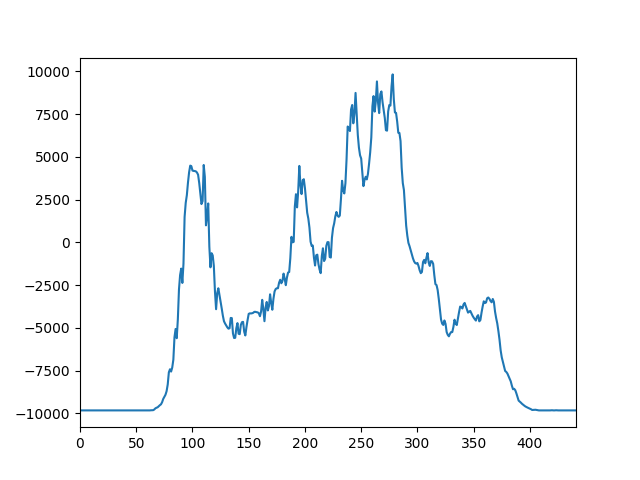
#> input picture Histgram/lena.png, 640 x 480 px
$ python Histgram.py lena.png
#> lines starting #> are read from the running program, lines starting #| are printed output that depends on the picture
import cv2
import numpy as np
from scipy.interpolate import interp1d
import wave
from matplotlib import pyplot as plt
import struct
import sys
import os.path

args = sys.argv
PICNAME = args[1]
name, ext = os.path.splitext(PICNAME)
'''
img = cv2.imread('muse.jpg')
color = ('b','g','r')
for i,col in enumerate(color):
    histr = cv2.calcHist([img],[i],None,[256],[0,256])
    plt.plot(histr,color = col)
    plt.xlim([0,256])
'''

img = cv2.imread(PICNAME,0)
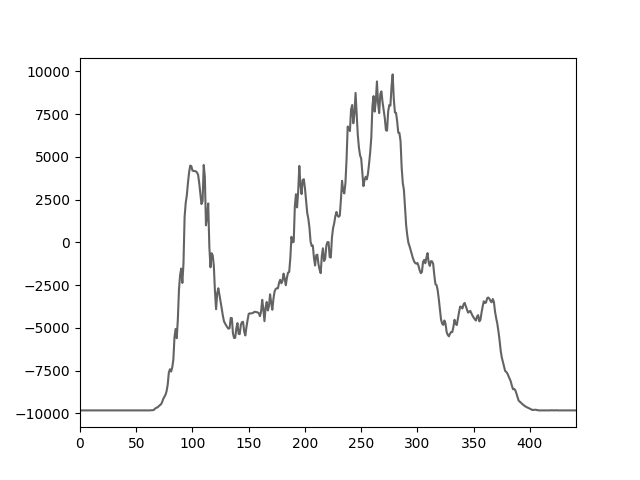
#> img: shape (480, 640); min 0, max 255, mean 249.3
height = img.shape[0]
#> height = 480
width = img.shape[1]
#> width = 640
pixel = height*width
#> pixel = 307200
data = []
datas = b''

hist = cv2.calcHist([img],[0],None,[256],[0,256]) #ndarray
#> hist = 256 values, max 291329 at index 255, min 0 at index 40, mean 1200
histL = [int(n) for n in hist] #hist = hist.tolist() listにするだけだとlistの中に1x1のlistで数値が入ってしまう
#> histL has the same summary as hist

x = [int(n) for n in range(1, len(histL)+1)] #xの最初を１からにした
#> x = 256 values from 1 to 256
y = histL
#> y has the same summary as hist


#f = interp1d(x, y, kind='cubric')    # ３次スプライン補間
f = interp1d(x, y)
xnew = np.linspace(1, 256, 441)

cubricY = [int(n) for n in f(xnew)]
#> cubricY = 441 values, max 291329 at index 440, min 0 at index 69, mean 998.8
cubricY = [n-(max(cubricY)/2) for n in cubricY] #ヒストグラムの最大値の半分の値を引き
#> cubricY = 441 values, max 145664.5 at index 440, min -145664.5 at index 69, mean -144665.7
cubricY = [(n/max(cubricY)) * 0.3 for n in cubricY] #ヒストグラムの最大値で除して絶対値を0.3以内にする
#> cubricY = 441 values, max 0.3 at index 440, min -0.3 at index 69, mean -0.298
cubricY = [int(n * 32767.0) for n in cubricY] * 100
#> cubricY = 44100 items

#バイナリの列挙の文字列に直す
for n in range(len(cubricY)):
    data = [cubricY[n]]
    bindata = struct.pack("h" * len(data), *data)
    datas += bindata
#> this loop made 44100 passes
#> data on passes 1 to 3: [-9688], [-9770], [-9829]


#.wavとして書き出し
w = wave.Wave_write(name + ".wav")
p = (1, 2, 44100, len(datas), 'NONE', 'not compressed')
#> p = (1, 2, 44100, 88200, 'NONE', 'not compressed')
w.setparams(p)
w.writeframes(datas)
w.close()

#plt.plot(histL)
plt.plot(cubricY)
plt.xlim([0, 441])
plt.savefig(name)
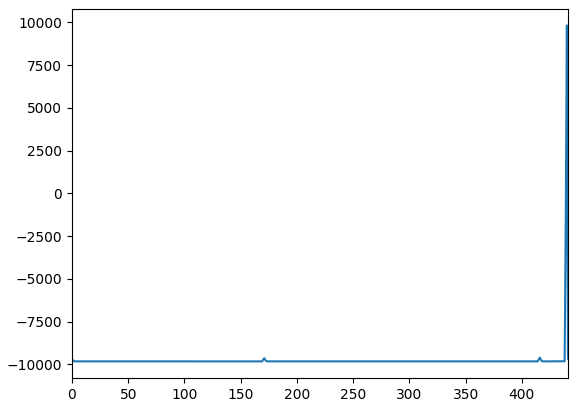
#> figure drawn by matplotlib, 1 panel; curve peaks at x = 440, y = 9830
#plt.show()
